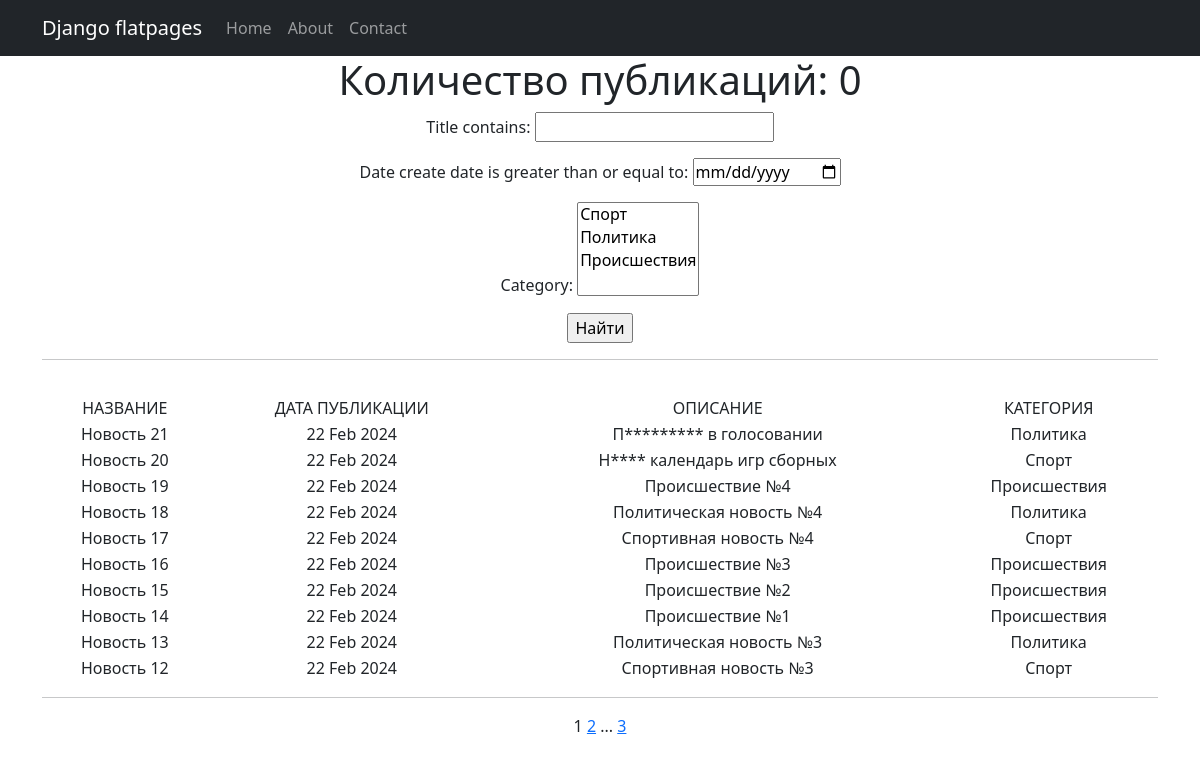
The app's page /news/search/ with its own data.
### newsapp/models.py (models this page shows, shortened)
class Post(models.Model):
    author = models.ForeignKey(Author, on_delete=models.CASCADE)
    NEWS = 'NE'
    ARTICLE = 'AR'
    TYPES = (
        (NEWS, 'Новость'),
        (ARTICLE, 'Статья'),
    )
    category_types = models.CharField(max_length=2, choices=TYPES, default=ARTICLE)
    date_create = models.DateTimeField(auto_now_add=True)
    post_category = models.ManyToManyField(Category, through='PostCategory')
    title = models.CharField(max_length=64)
    text = models.TextField()
    rating = models.IntegerField(default=0)

class Category(models.Model):
    name = models.CharField(max_length=64, unique=True)
    def __str__(self):
        return self.name

### newsapp/views.py (the view)
# urls.py: path('search/', PostSearch.as_view(), name='post_search'),
class PostSearch(ListView):
    model = Post
    ordering = '-date_create'
    template_name = 'search.html'
    context_object_name = 'search'
    paginate_by = 10
    def get_queryset(self):
        queryset = super().get_queryset()
        self.filterset = PostFilter(self.request.GET, queryset)
        return self.filterset.qs
    def get_context_data(self, **kwargs):
        context = super().get_context_data(**kwargs)
        context['filterset'] = self.filterset
        return context

### newsapp/templatetags/custom_filters.py (called while the page is built)
@register.filter()
def censor(value):
    for item in SYM_LIST:
        value = value.replace(item[1:], '*' * len(item[1:]))
    return value

### newsapp/templatetags/custom_tags.py (called while the page is built)
@register.simple_tag(takes_context=True)
def url_replace(context, **kwargs):
    d = context['request'].GET.copy()
    for k, v in kwargs.items():
        d[k] = v
    return d.urlencode()

### templates/search.html (shortened to what this page needs)
{% extends 'flatpages/default.html' %}
{% load custom_filters %}
{% load custom_tags %}
{% block content %}
{% if search %}
    <h1>Количество публикаций: {{ posts|length }}</h1>
    <form action="" method="get">
       {{ filterset.form.as_p }}
       <input type="submit" value="Найти" />
   </form>
    <hr>
        <table width="100%" style="margin-top: 35px">
            <tr>
                <td>НАЗВАНИЕ</td>
                <td>ДАТА ПУБЛИКАЦИИ</td>
                <td>ОПИСАНИЕ</td>
                <td>КАТЕГОРИЯ</td>
            </tr>
            {% for post in search %}
            <tr>
                <td>{{ post.title }}</td>
                <td>{{ post.date_create|date:'d M Y' }}</td>
                <td>{{ post.text|truncatewords:20|censor }}</td>
                {% for cat in post.post_category.all %}
                <td>{{ cat.name }}</td>
                {% endfor %}
            </tr>
            {% endfor %}
        </table>
    <hr>
    {% else %}
        <h2>Публикаций нет!</h2>
    {% endif %}
   {{ page_obj.number }}
   {% if page_obj.has_next %}
       <a href="?{% url_replace page=page_obj.next_page_number %}">{{ page_obj.next_page_number }}</a>
       {% if paginator.num_pages != page_obj.next_page_number %}
           ...
           <a href="?{% url_replace page=page_obj.paginator.num_pages %}">{{ page_obj.paginator.num_pages }}</a>
       {% endif %}
   {% endif %}
{% endblock content %}

### records on screen
Post: title "Новость 21", date_create "22 Feb 2024", text|censor "П********* в голосовании"
Category: name "Политика"
Post: title "Новость 20", date_create "22 Feb 2024", text|censor "Н**** календарь игр сборных"
Category: name "Спорт"
Post: title "Новость 19", date_create "22 Feb 2024", text|censor "Происшествие №4"
Category: name "Происшествия"
Post: title "Новость 18", date_create "22 Feb 2024", text|censor "Политическая новость №4"
Post: title "Новость 17", date_create "22 Feb 2024", text|censor "Спортивная новость №4"
Post: title "Новость 16", date_create "22 Feb 2024", text|censor "Происшествие №3"
Post: title "Новость 15", date_create "22 Feb 2024", text|censor "Происшествие №2"
Post: title "Новость 14", date_create "22 Feb 2024", text|censor "Происшествие №1"
Post: title "Новость 13", date_create "22 Feb 2024", text|censor "Политическая новость №3"
Post: title "Новость 12", date_create "22 Feb 2024", text|censor "Спортивная новость №3"

### other values on screen
{{ posts|length }} "0"
{{ page_obj.number }} "1"
{{ page_obj.next_page_number }} "2"
{{ page_obj.paginator.num_pages }} "3"
